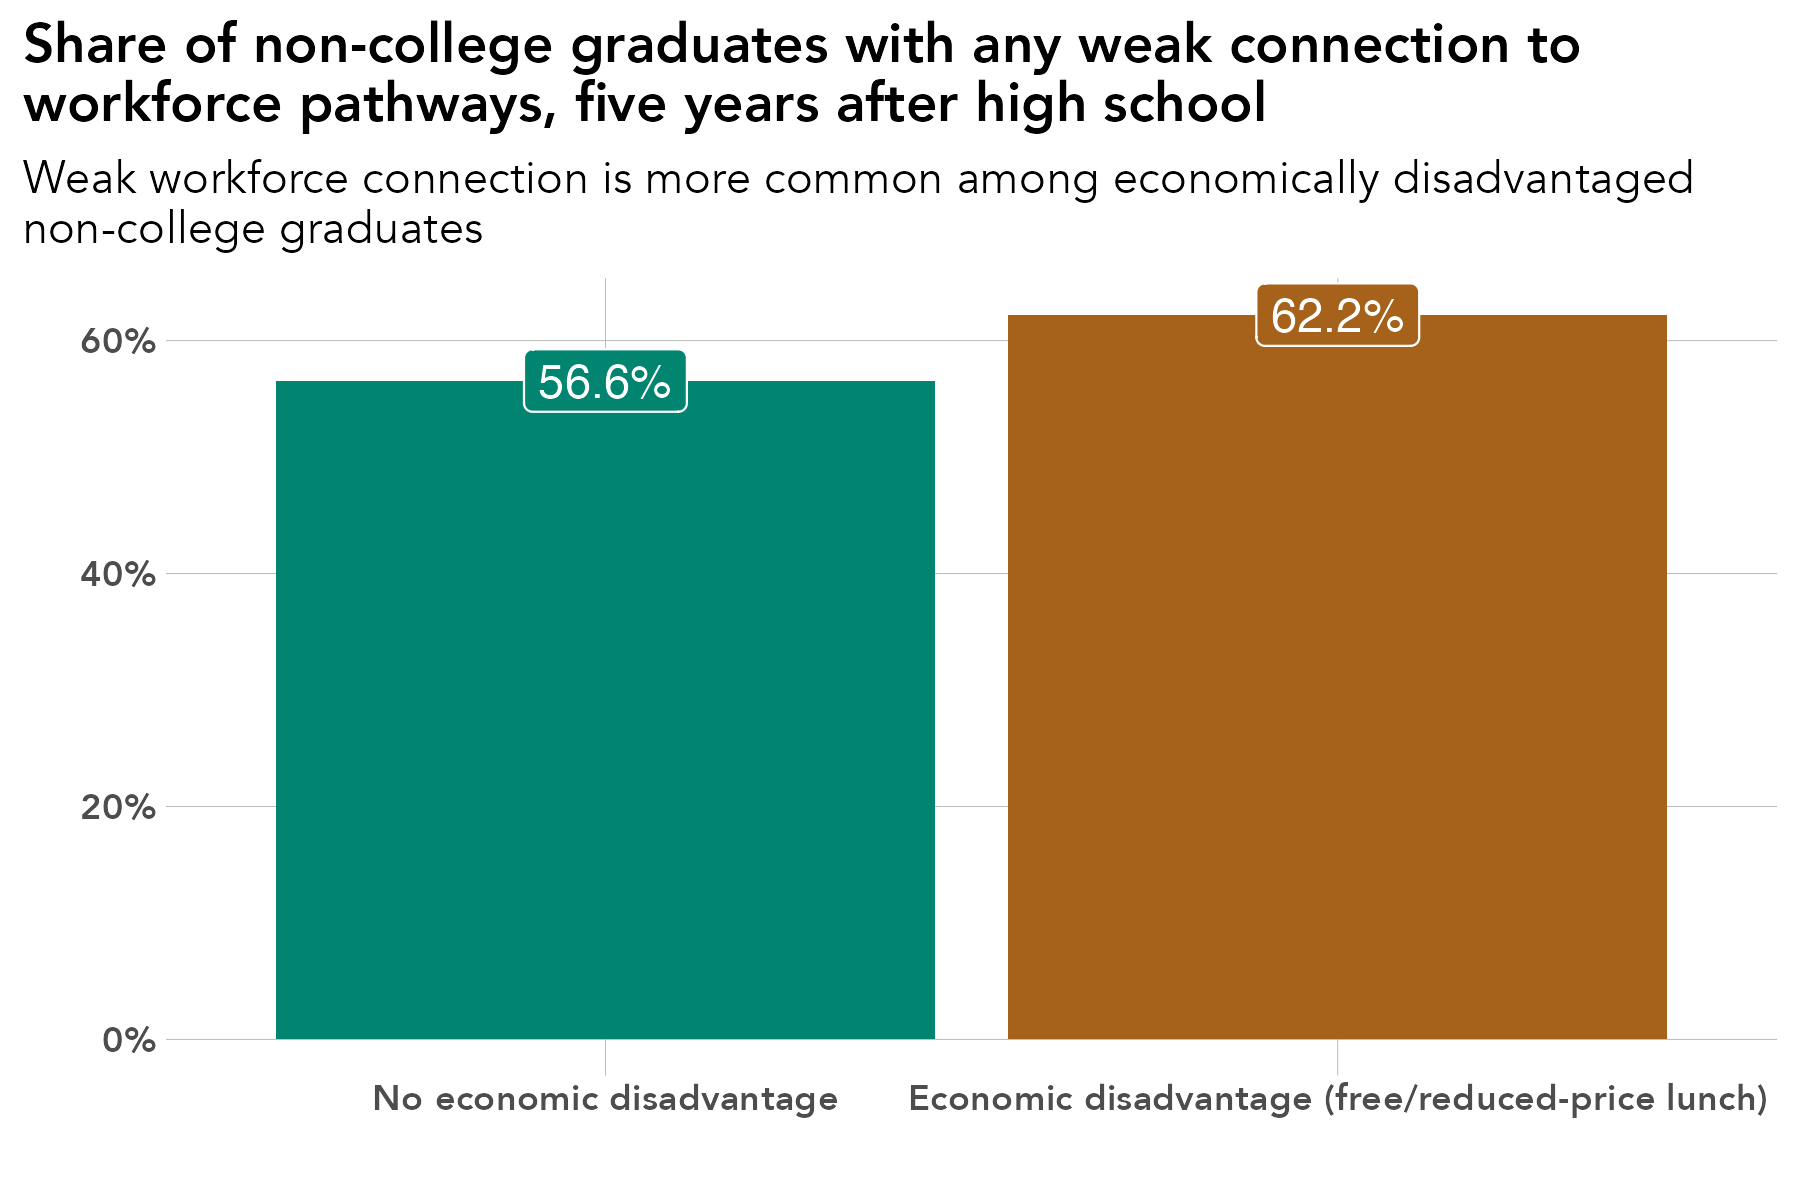

Reproduce this figure in R.
# library -----------------------------------------------------------------
library(tidyverse)
library(sf)
library(ggrepel)
library(scales)
library(ggiraph)
library(rmapshaper)
library(cowplot)
library(RColorBrewer)
library(readxl)
library(lubridate)
library(readxl)
library(systemfonts)
reset_font_cache()
library(ggtext)
library(janitor)
library(cowplot)
library(ggalluvial)
library(ggsankey)


rm(list = ls())

# themes ------------------------------------------------------------------
theme_bar <- theme_bw() +
  theme(panel.grid.major = element_line(color = "grey70", size = 0.1),
        panel.grid.minor = element_blank(),
        axis.ticks = element_blank(),
        axis.text = element_text(face = "bold"),
        panel.border = element_blank(),
        legend.background = element_rect(fill = "transparent", color = "transparent"),
        legend.key = element_rect(fill = "transparent"),
        legend.key.size = unit(1, "lines"),
        legend.margin = margin(0,0,0,0),
        legend.title = element_blank(),
        legend.text = element_text(margin = margin(l = 2)),
        text = element_text(family = "Avenir") ,
        plot.title.position = "plot",
        plot.title = element_text(face = "bold"))

theme_line <- theme_bw() +
  theme(legend.background = element_rect(fill = "transparent", color = "transparent"),
        legend.key = element_rect(fill = "transparent"),
        legend.text = element_text(margin = margin(l = 2)),
        panel.grid.minor = element_blank(),
        panel.grid.major = element_line(color = "grey70", size = 0.1),
        axis.ticks = element_blank(),
        axis.text = element_text(face = "bold"),
        panel.border = element_blank(),
        legend.margin = margin(0,0,0,0),
        legend.key.size = unit(1, "lines"),
        text = element_text(family = "Avenir") ,
        plot.title.position = "plot",
        plot.title = element_text(face = "bold"))


theme_sf <- theme_bw() +
  theme(axis.text.x=element_blank(),
        axis.text.y=element_blank(),
        axis.ticks=element_blank(),
        panel.background = element_blank(),
        panel.grid.major = element_line(color = "white"),
        panel.border = element_blank(),
        legend.title = element_blank(),
        legend.text = element_text(margin = margin(l = 2)),
        legend.margin = margin(0,0,0,0),
        legend.key.size = unit(1, "lines"),
        text = element_text(family = "Avenir") ,
        plot.title.position = "plot",
        plot.title = element_text(face = "bold"))

theme_all <- theme_bw() +
  theme(axis.ticks=element_blank(),
        axis.text.y = element_blank(),
        panel.background = element_blank(),
        panel.grid.major = element_blank(),
        panel.grid = element_blank(),
        panel.border = element_blank(),
        legend.title = element_blank(),
        legend.text = element_text(margin = margin(l = 2)),
        legend.margin = margin(0,0,0,0),
        legend.key.size = unit(1, "lines"),
        text = element_text(family = "Avenir") ,
        plot.title.position = "plot",
        plot.title = element_text(face = "bold"))


regions <- read_csv("/Users/kellyasche/Library/CloudStorage/GoogleDrive-kasche@ruralmn.org/My Drive/Data Prep/R Projects/Join docs/county_regions.csv") %>%
  select(5,6) %>%
  unique() %>%
  mutate(edr = str_replace(edr, "  ", " "),
         planning.region = str_replace(planning.region, " Minnesota", ""),
         planning.region = fct_relevel(planning.region, "Northwest", "Northeast", "Central", "Seven County Mpls-St Paul", "Southwest", "Southeast"),
         edr = fct_relevel(edr, "EDR 1 - Northwest", "EDR 2 - Headwaters", "EDR 3 - Arrowhead", "EDR 4 - West Central", "EDR 5 - North Central", "EDR 6E- Southwest Central", "EDR 6W- Upper Minnesota Valley", "EDR 7E- East Central", "EDR 7W- Central", "EDR 8 - Southwest", "EDR 9 - South Central", "EDR 10 - Southeast", "EDR 11 - 7 County Twin Cities", "Minnesota"))

counties.regions <- read_csv("/Users/kellyasche/Library/CloudStorage/GoogleDrive-kasche@ruralmn.org/My Drive/Data Prep/R Projects/Join docs/county_regions.csv") %>%
  mutate(countyfp = formatC(countyfp, width = 3, flag = "0"),
         Name = str_to_title(Name),
         Name = str_replace(Name, "Q", "q"),
         Name = str_replace(Name, "Of The", "of the"),
         Name = str_replace(Name, "Mcleod", "McLeod"),
         Dem_Desc = ifelse(Name == "Minnesota", "Minnesota", Dem_Desc) ,
         edr = str_replace(edr, "  ", " "),
         planning.region = str_replace(planning.region, " Minnesota", ""),
         planning.region = fct_relevel(planning.region, "Northwest", "Northeast", "Central", "Seven County Mpls-St Paul", "Southwest", "Southeast"),
         edr = fct_relevel(edr, "EDR 1 - Northwest", "EDR 2 - Headwaters", "EDR 3 - Arrowhead", "EDR 4 - West Central", "EDR 5 - North Central", "EDR 6E- Southwest Central", "EDR 6W- Upper Minnesota Valley", "EDR 7E- East Central", "EDR 7W- Central", "EDR 8 - Southwest", "EDR 9 - South Central", "EDR 10 - Southeast", "EDR 11 - 7 County Twin Cities", "Minnesota"))

color.ruca <- c("Entirely rural" = "#009933", "Town/rural mix" = "#99CC33", "Urban/town/rural mix" = "#CC9966", "Entirely urban" = "#754C29", "Minnesota" = "black")

color.pr <- c("Northwest" = "#4575b4","Northeast" = "grey", "Central" = "#fee090", "Seven County Mpls-St Paul" = "#d73027", "Southwest" = "#91bfdb", "Southeast" = "#fc8d59", "Minnesota" = "black")

color.edr <- c("EDR 1 - Northwest" = "#b3cde3", "EDR 2 - Headwaters" = "#8c96c6", "EDR 3 - Arrowhead" = "#fe9929", "EDR 4 - West Central" = "#8856a7", "EDR 5 - North Central" = "#810f7c", "EDR 6E- Southwest Central" = "#e5f5f9", "EDR 6W- Upper Minnesota Valley" = "#bdc9e1", "EDR 7E- East Central" = "#99d8c9", "EDR 7W- Central" = "#2ca25f", "EDR 8 - Southwest" = "#74a9cf", "EDR 9 - South Central" = "#0570b0", "EDR 10 - Southeast" = "#d7301f", "EDR 11 - 7 County Twin Cities" = "#d8b365", "Minnesota" = "black")

color.pr.edr <- c ("Northwest" = "#4575b4","Northeast" = "#e0f3f8", "Central" = "#fee090", "Seven County Mpls-St Paul" = "#d73027", "Southwest" = "#91bfdb", "Southeast" = "#fc8d59", "Minnesota" = "black", "EDR 1 - Northwest" = "#b3cde3", "EDR 2 - Headwaters" = "#8c96c6", "EDR 3 - Arrowhead" = "#fe9929", "EDR 4 - West Central" = "#8856a7", "EDR 5 - North Central" = "#810f7c", "EDR 6E- Southwest Central" = "#e5f5f9", "EDR 6W- Upper Minnesota Valley" = "#bdc9e1", "EDR 7E- East Central" = "#99d8c9", "EDR 7W- Central" = "#2ca25f", "EDR 8 - Southwest" = "#74a9cf", "EDR 9 - South Central" = "#0570b0", "EDR 10 - Southeast" = "#d7301f", "EDR 11 - 7 County Twin Cities" = "#d8b365")

color.six <- c("#009933", "#4575b4", "grey", "#fee090", "#fc8d59", "#d73027")

mn_counties <- st_read("/Users/kellyasche/Library/CloudStorage/GoogleDrive-kasche@ruralmn.org/My Drive/Data Prep/R Projects/Shapefiles/County shapefiles/MNCounties_MNDOT.shp", quiet = TRUE) %>%
  ms_simplify(keep = .01, keep_shapes = TRUE) %>%
  rename("countyfp" = "FIPS_CODE")

counties.regions.1 <- counties.regions %>%
  mutate(statefp = "27",
         project.pr = ifelse(edr %in% c("EDR 1 - Northwest", "EDR 2 - Headwaters", "EDR 4 - West Central"), "Northwest",
                             ifelse(edr == "EDR 3 - Arrowhead", "Northeast",
                                    ifelse(edr %in% c("EDR 5 - North Central", "EDR 7E- East Central", "EDR 7W- Central"), "Central",
                                           ifelse(edr %in% c("EDR 6E- Southwest Central", "EDR 6W- Upper Minnesota Valley", "EDR 8 - Southwest"), "Southwest",
                                                  ifelse(edr %in% c("EDR 9 - South Central", "EDR 10 - Southeast"), "Southern", as.character(planning.region)))))),
         project.pr = fct_relevel(project.pr, "Northwest", "Northeast", "Central", "Seven County Mpls-St Paul", "Southwest", "Southern"))


# Prep data ---------------------------------------------------------------

original <- read_csv("Data/SLEDS/Masters/Master-report-dataset.csv")

data <- original %>%
  filter(ps.grad == "No") %>%
  select(grad.year.5, economic.status) %>%
  filter(grad.year.5 != "After 2023") %>%
  filter(grad.year.5 != "Attending ps") %>%
  filter(economic.status != "Attending ps",
         economic.status != "Did not graduate ps") %>%
  mutate(grad.year.5 = ifelse(grad.year.5 %in% c("Non-sustained WF", "No MN emp record"), "Any weak connection", grad.year.5)) %>%
  group_by(economic.status, grad.year.5) %>%
  summarize(n = n()) %>%
  ungroup() %>%
  group_by(economic.status) %>%
  mutate(pct = n / sum(n)) %>%
  ungroup() %>%
  mutate(economic.status = ifelse(economic.status == 1, "Economic disadvantage (free/reduced-price lunch)", "No economic disadvantage"),
         economic.status = fct_relevel(economic.status, "No economic disadvantage", "Economic disadvantage (free/reduced-price lunch)"),
         grad.year.5 = fct_relevel(grad.year.5, "Sustained WF - NE", "Sustained WF - MN", "Any weak connection"))

levels(data$economic.status)

# Create chart ------------------------------------------------------------

ggplot(data = filter(data, grad.year.5 == "Any weak connection"), aes(economic.status, pct, fill = c("#018571", "#a6611a"))) +
  geom_col(position = "dodge") +
  geom_label(aes(label = percent(pct, accuracy = .1)), show.legend = FALSE, position = position_dodge(width = .9), color = "white", size = 4) +
  labs(x="", 
       y = "", 
       title = "Share of non-college graduates with any weak connection to\nworkforce pathways, five years after high school", 
       subtitle = "Weak workforce connection is more common among economically disadvantaged\nnon-college graduates")+
  scale_y_continuous(labels=scales::percent) +
  scale_fill_manual(values = c("#018571", "#a6611a")) +
  theme_bar+
  theme(legend.position = "none")



ggsave(filename = "Charts/Paper report/pct-economic-status-any-weak-connection.pdf", device = cairo_pdf, dpi = "print", width = 6, height = 4)

ggsave(filename = "Charts/Paper report/pct-economic-status-any-weak-connection.png", dpi = "print", width = 6, height = 4)
